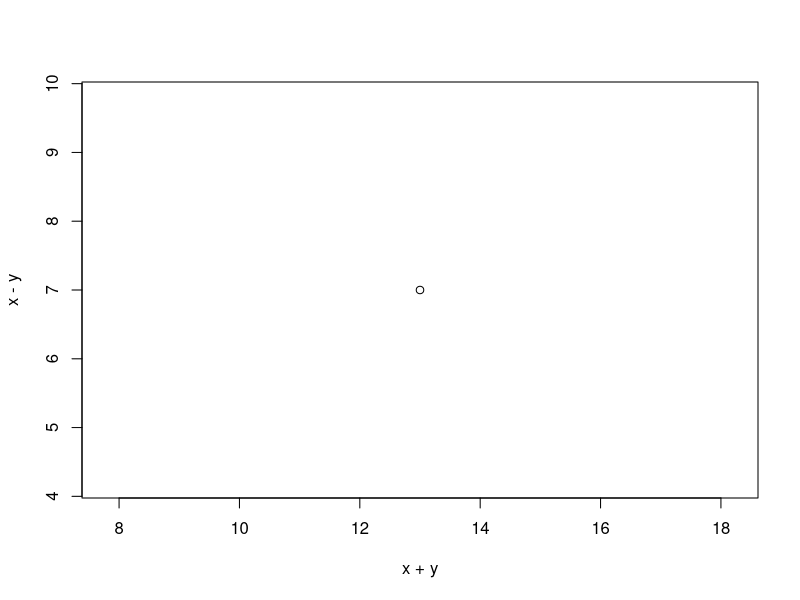

R code for this plot:
#Defining function 
sum_n <- function(n){
  m <- 1:n
  sum(m)
}

#Use function
sum_n(100)

#define altman function
altman_plot <- function(x,y){
  plot(x+y,x-y)
}
#use altman
altman_plot(10,3)

